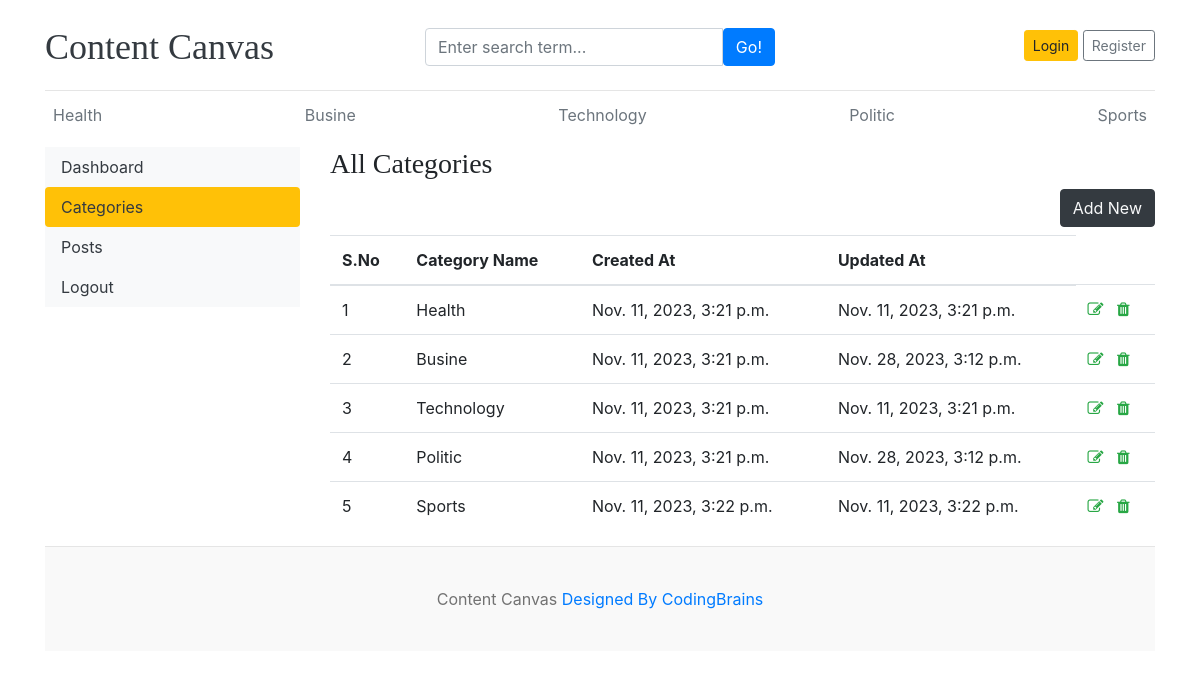
/dashboard/categories/, run on the app's committed database.
### blog/models.py (models this page shows)
class Category(models.Model):
    category_name=models.CharField(max_length=50,unique=True)
    created_at=models.DateTimeField(auto_now_add=True)
    updated_at=models.DateTimeField(auto_now=True)
    class Meta:
        verbose_name_plural='categories'
    def __str__(self):
        return self.category_name

### dashboards/views.py (the view)
# urls.py: path('categories/',views.categories,name='categories'),
def categories(request):
    return render(request,'dashboard/categories.html')

### blog/context_processors.py (called while the page is built)
def get_categories(request):
    categories=Category.objects.all()
    return dict(categories=categories)

def get_social_links(request):
    social_links=SocialLink.objects.all()
    return dict(social_links=social_links)

### templates/dashboard/categories.html (shortened to what this page needs)
{% extends 'base.html' %}
{% block content %}
<div class="row">
    {% include "dashboard/sidebar.html" %}
<div class="col-md-9">
    <h3>All Categories</h3>
    <a href="{% url 'add_category' %}" class="btn btn-dark text-light float-right mb-2">Add New</a>
    <table class="table table-hover">
    <thead>
    <tr>
    <th scope="col">S.No</th>
    <th scope="col">Category Name</th>
    <th scope="col">Created At</th>
    <th scope="col">Updated At</th>
    </tr>
    <tbody>
        {% for cat in categories %}
        <tr>
            <td>{{forloop.counter}}</td>
            <td>{{cat}}</td>
            <td>{{cat.created_at}}</td>
            <td>{{cat.updated_at}}</td>
            <td>
                <a href="{% url 'edit_category' cat.id %}"><i class="fa fa-edit text-success"></i></a>
                <a href="{% url 'delete_category' cat.id %}"><i class="fa fa-trash text-success"></i></a>
            </td>
        </tr>
        {% endfor %}
    </tbody>
    </thead>
    </table>
</div>
</div>
{% endblock %}

### templates/base.html (shortened to what this page needs)
{% load static %}
<!DOCTYPE html>
<html lang="en">
<head>
    <link href="https://getbootstrap.com/docs/4.0/dist/css/bootstrap.min.css" rel="stylesheet">
    <link href="{% static 'css/cc.css' %}" rel="stylesheet">
    <link rel="stylesheet" href="https://cdnjs.cloudflare.com/ajax/libs/font-awesome/4.7.0/css/font-awesome.min.css">
  </head>
<body>
    <div class="container">
      <header class="blog-header py-3">
        <div class="row flex-nowrap justify-content-between align-items-center">
          <div class="col-4 pt-1">
            <a class="blog-header-logo text-dark" href="/">Content Canvas</a>
          </div>
          <div class="col-4 pt-1">
                <form action={% url "search" %} method="GET">
                <div class="input-group">
                    <input class="form-control" type="text" name="keyword" value="{{keyword}}" placeholder="Enter search term..." aria-label="Enter search term..." aria-describedby="button-search" />
                    <button type="submit" class="btn btn-primary" id="button-search" type="button">Go!</button>
                </div>
              </form>
          </div>
          {% if not user.is_authenticated %}
          <div class="col-4 d-flex justify-content-end align-items-center">
            <a class="btn btn-sm btn-warning" href="{% url 'login' %}">Login</a> &nbsp;
            <a class="btn btn-sm btn-outline-secondary" href="{% url 'register' %}">Register</a>
          </div>
          {% else %}
          <span><a href="{% url 'dashboard' %}">Dashboard</a> <span>
          <span><a href="{% url 'logout' %}"> Logout</a></span>
          {% endif %}
        </div>
      </header>
      <div class="nav-scroller py-1 mb-2">
        <nav class="nav d-flex justify-content-between">
          {% for cat in categories %}
          <a class="p-2 text-muted" href="{% url 'posts_by_category' cat.id %}">{{cat.category_name}}</a>
          {% endfor %}
        </nav>
      </div>
{% block content %}
{% endblock  %}
<footer class="blog-footer">
    <p>Content Canvas  <a href="#">Designed By CodingBrains</a></p>
  </footer>
  </body>
  </html>

### contentcanvas/static/css/cc.css (style rules this page uses)
.blog-header { border-bottom: 1px solid #e5e5e5; }
.blog-header-logo { font-family: "Playfair Display", Georgia, "Times New Roman", serif; font-size: 2.25rem; }
h1, h2, h3, h4, h5, h6 { font-family: "Playfair Display", Georgia, "Times New Roman", serif; }
.blog-footer { padding: 2.5rem 0; color: #727272; text-align: center; background-color: #f9f9f9; border-top: .05rem solid #e5e5e5; }
.blog-footer p:last-child { margin-bottom: 0; }

### data on the page
Category: category_name "Health", created_at "Nov. 11, 2023, 3:21 p.m.", updated_at "Nov. 11, 2023, 3:21 p.m."
Category: category_name "Busine", created_at "Nov. 11, 2023, 3:21 p.m.", updated_at "Nov. 28, 2023, 3:12 p.m."
Category: category_name "Technology", created_at "Nov. 11, 2023, 3:21 p.m.", updated_at "Nov. 11, 2023, 3:21 p.m."
Category: category_name "Politic", created_at "Nov. 11, 2023, 3:21 p.m.", updated_at "Nov. 28, 2023, 3:12 p.m."
Category: category_name "Sports", created_at "Nov. 11, 2023, 3:22 p.m.", updated_at "Nov. 11, 2023, 3:22 p.m."
